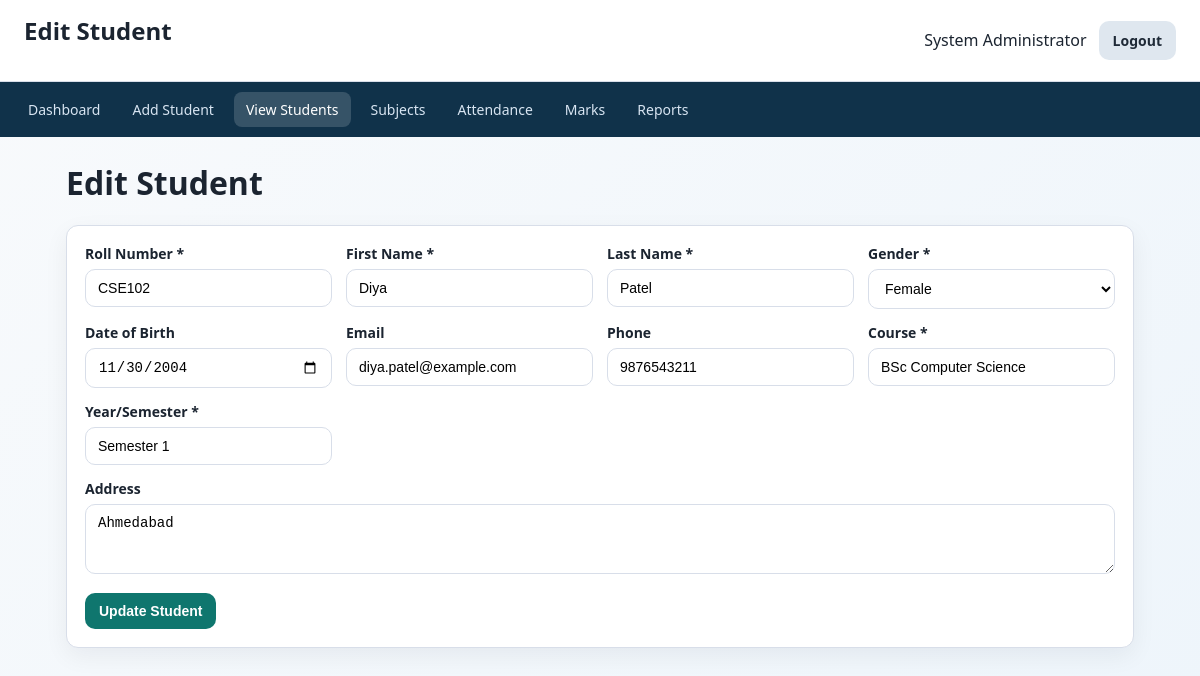
The app's page /edit_student.php?id=2 (signed in) with its own data.
### tables this page shows
CREATE TABLE students (
    student_id INT AUTO_INCREMENT PRIMARY KEY,
    roll_no VARCHAR(20) NOT NULL UNIQUE,
    first_name VARCHAR(50) NOT NULL,
    last_name VARCHAR(50) NOT NULL,
    gender ENUM('Male', 'Female', 'Other') NOT NULL,
    dob DATE,
    email VARCHAR(100),
    phone VARCHAR(15),
    course VARCHAR(100) NOT NULL,
    year_sem VARCHAR(30) NOT NULL,
    address TEXT,
    created_at TIMESTAMP DEFAULT CURRENT_TIMESTAMP
);

### db_connect.php (called while the page is built, shortened)
<?php
function h($value)
{
    return htmlspecialchars((string) $value, ENT_QUOTES, 'UTF-8');
}

### edit_student.php (the view, shortened to what this page needs)
<?php
require_once 'db_connect.php';
$studentId = (int) ($_GET['id'] ?? 0);
$stmt = $conn->prepare('SELECT * FROM students WHERE student_id = ?');
$stmt->bind_param('i', $studentId);
$stmt->execute();
$student = $stmt->get_result()->fetch_assoc();
?>
<!DOCTYPE html>
<html lang="en">
<head>
    <link rel="stylesheet" href="style.css">
</head>
<body>
    <header class="topbar">
        <h2>Edit Student</h2>
        <div class="topbar-right">
            <span><?php echo h($_SESSION['admin_name'] ?? 'Admin'); ?></span>
            <a href="logout.php" class="btn btn-secondary">Logout</a>
        </div>
    </header>
    <nav class="navbar">
        <a href="dashboard.php">Dashboard</a>
        <a href="add_student.php">Add Student</a>
        <a href="view_students.php" class="active">View Students</a>
        <a href="subjects.php">Subjects</a>
        <a href="attendance.php">Attendance</a>
        <a href="add_marks.php">Marks</a>
        <a href="report.php">Reports</a>
    </nav>
    <main class="container">
        <h1>Edit Student</h1>
        <form method="post" class="card form-grid needs-validation" novalidate>
            <div>
                <label for="roll_no">Roll Number *</label>
                <input type="text" id="roll_no" name="roll_no" value="<?php echo h($student['roll_no'] ?? ''); ?>" required>
            </div>
            <div>
                <label for="first_name">First Name *</label>
                <input type="text" id="first_name" name="first_name" value="<?php echo h($student['first_name'] ?? ''); ?>" required>
            </div>
            <div>
                <label for="last_name">Last Name *</label>
                <input type="text" id="last_name" name="last_name" value="<?php echo h($student['last_name'] ?? ''); ?>" required>
            </div>
            <div>
                <label for="gender">Gender *</label>
                <select id="gender" name="gender" required>
                    <option value="Female" <?php echo (($student['gender'] ?? '') === 'Female') ? 'selected' : ''; ?>>Female</option>
                </select>
            </div>
            <div>
                <label for="dob">Date of Birth</label>
                <input type="date" id="dob" name="dob" value="<?php echo h($student['dob'] ?? ''); ?>">
            </div>
            <div>
                <label for="email">Email</label>
                <input type="email" id="email" name="email" value="<?php echo h($student['email'] ?? ''); ?>">
            </div>
            <div>
                <label for="phone">Phone</label>
                <input type="text" id="phone" name="phone" value="<?php echo h($student['phone'] ?? ''); ?>">
            </div>
            <div>
                <label for="course">Course *</label>
                <input type="text" id="course" name="course" value="<?php echo h($student['course'] ?? ''); ?>" required>
            </div>
            <div>
                <label for="year_sem">Year/Semester *</label>
                <input type="text" id="year_sem" name="year_sem" value="<?php echo h($student['year_sem'] ?? ''); ?>" required>
            </div>
            <div class="full-width">
                <label for="address">Address</label>
                <textarea id="address" name="address" rows="3"><?php echo h($student['address'] ?? ''); ?></textarea>
            </div>
            <div class="full-width">
                <button type="submit" class="btn btn-primary">Update Student</button>
            </div>
        </form>
    </main>
</body>
</html>

### style.css (style rules this page uses)
:root { --bg: #f5f7fb; --surface: #ffffff; --text: #1b2430; --muted: #5c6773; --primary: #0f766e; --primary-dark: #0a5a54; --danger: #b42318; --border: #d8dee9; --success-bg: #e7f7ed; --success-text: #1d6f42; --error-bg: #fdecec; --error-text: #8a1f1f; --radius: 12px; --shadow: 0 8px 24px rgba(15, 23, 42, 0.06); }
* { box-sizing: border-box; }
body { margin: 0; font-family: 'Segoe UI', Tahoma, Geneva, Verdana, sans-serif; background: linear-gradient(135deg, #f8fafc 0%, #eef5fb 100%); color: var(--text); }
h1, h2, h3 { margin-top: 0; }
.topbar { background: var(--surface); padding: 14px 24px; display: flex; justify-content: space-between; align-items: center; border-bottom: 1px solid var(--border); position: sticky; top: 0; z-index: 20; }
.topbar-right { display: flex; align-items: center; gap: 12px; }
.navbar { background: #10324a; padding: 10px 16px; display: flex; gap: 8px; flex-wrap: wrap; }
.navbar a { color: #d8e5f2; text-decoration: none; padding: 8px 12px; border-radius: 8px; font-size: 14px; }
.navbar a:hover, .navbar a.active { background: rgba(255, 255, 255, 0.16); color: #ffffff; }
.container { max-width: 1100px; margin: 24px auto; padding: 0 16px 24px; }
.card { background: var(--surface); border: 1px solid var(--border); border-radius: var(--radius); box-shadow: var(--shadow); padding: 18px; margin-bottom: 18px; }
.form-grid { display: grid; grid-template-columns: repeat(auto-fit, minmax(220px, 1fr)); gap: 14px; }
.full-width { grid-column: 1 / -1; }
label { display: block; margin-bottom: 6px; font-weight: 600; font-size: 14px; }
input, select, textarea { width: 100%; border: 1px solid var(--border); border-radius: 10px; padding: 10px 12px; font-size: 14px; background: #fff; }
.btn { border: 0; padding: 10px 14px; border-radius: 10px; cursor: pointer; text-decoration: none; display: inline-block; font-size: 14px; font-weight: 600; }
.btn-primary { background: var(--primary); color: #fff; }
.btn-secondary { background: #dfe7ef; color: #1f2a37; }

### records on screen
students: roll_no "CSE102", first_name "Diya", last_name "Patel", gender "Female", dob "11/30/2004", email "diya.patel@example.com", phone "9876543211", course "BSc Computer Science", year_sem "Semester 1", address "Ahmedabad"

### other values on screen
$_SESSION['admin_name'] "System Administrator"
